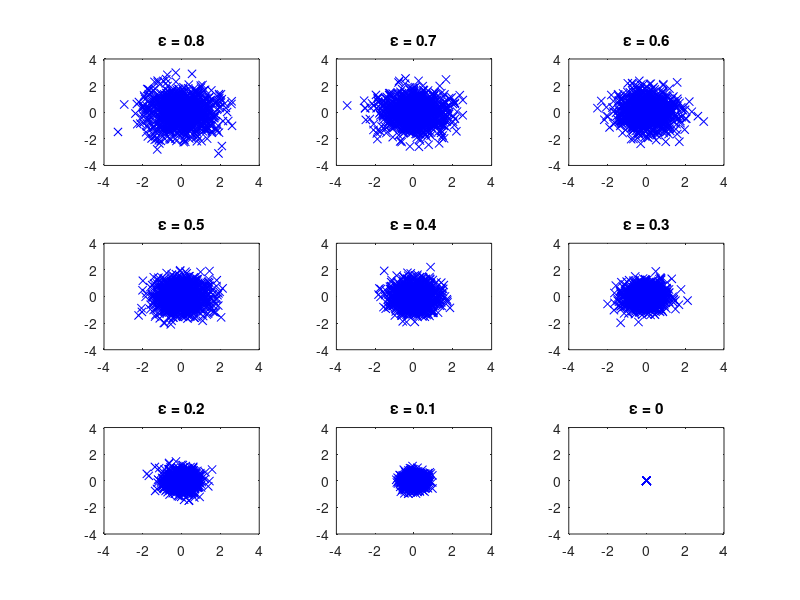

Reproduce this figure in MATLAB.
%%%%%%%%%%%%%%%%%%%%%%%%%%%%%%%%%%%%%%%%%%%%%%%%%%%%%%%%%
% prob1_3.m
%
% This program attempts to complete Problem 3 from section 1, of 
% Homework #5 for CSE 847, Spring 2016, MSU.
%%%%%%%%%%%%%%%%%%%%%%%%%%%%%%%%%%%%%%%%%%%%%%%%%%%%%%%%%


mu = [0, 0];
n = 1000;

i = 1;
figure;
for epsilon = 0.8:-0.1:0
   
    data = mvnrnd(mu, epsilon * eye(2), n);
    subplot(3,3,i);
    plot(data(:,1), data(:,2), 'bx');
    title(['\epsilon = ' num2str(epsilon)]);
    axis([-4 4 -4 4]);
    i = i + 1;
end